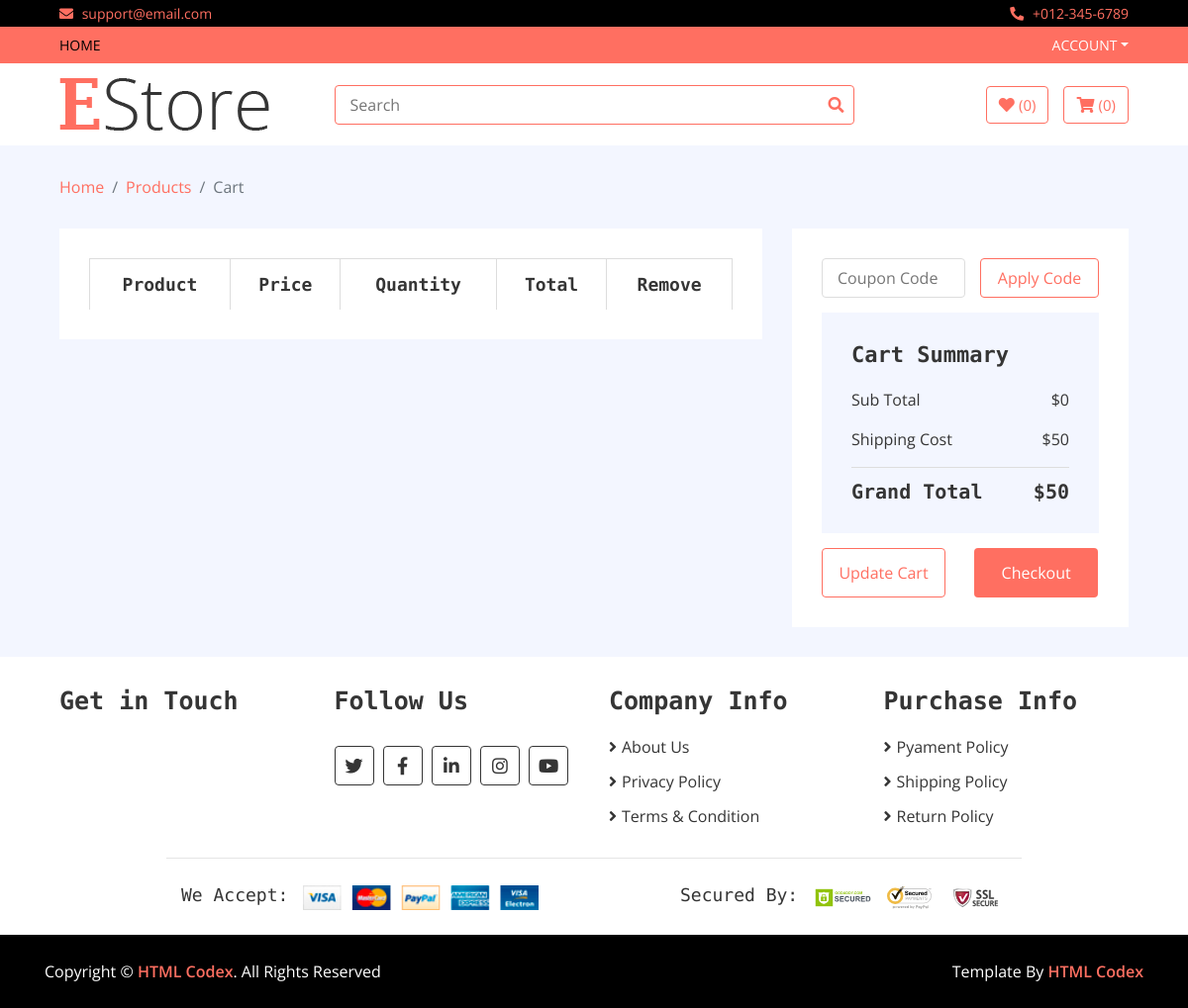
/cart/, run on an earlier commit of the app's database.
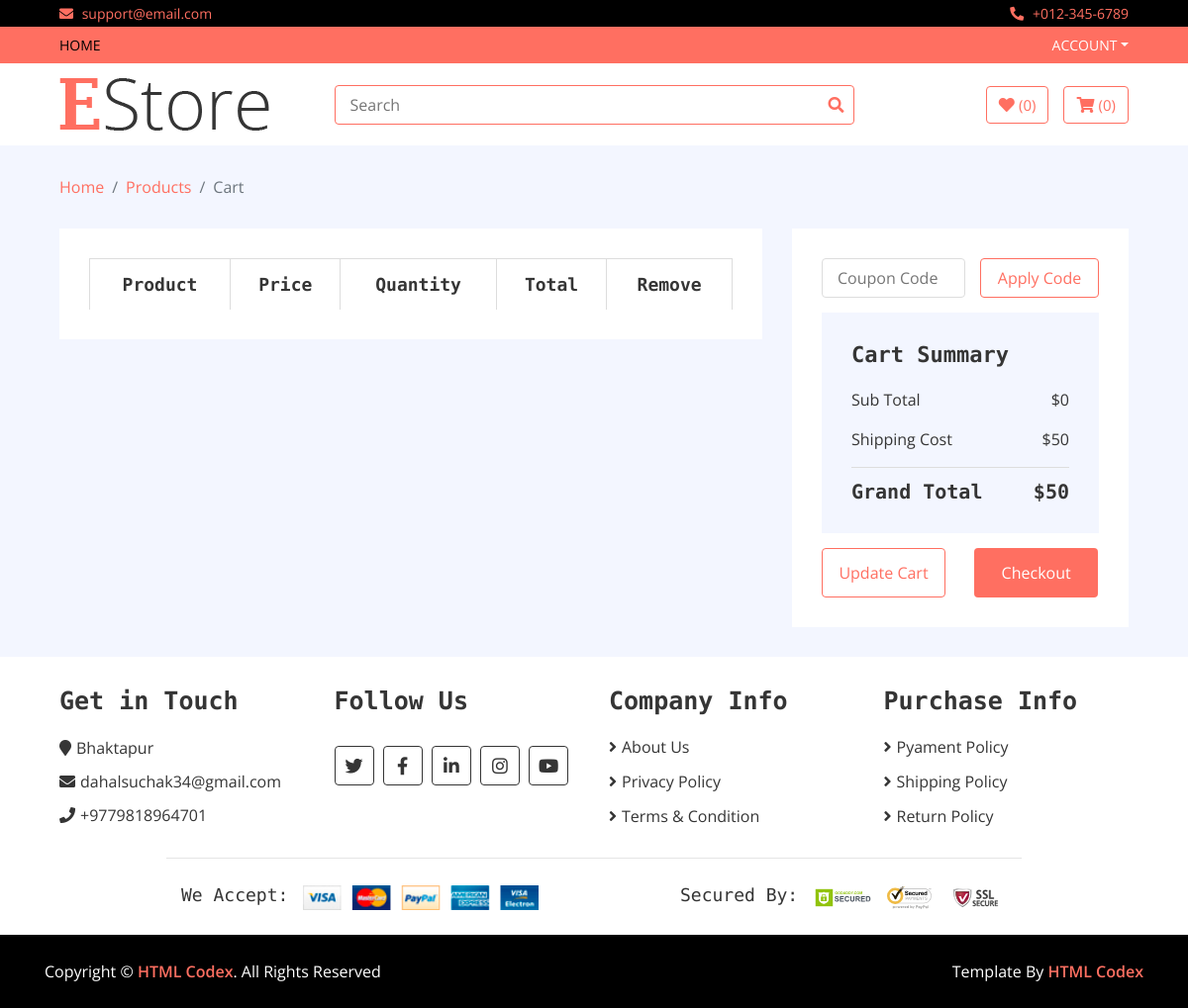
And on a later commit of the database.
### home/models.py (models this page shows, shortened)
class ContactInfo(models.Model):
    address = models.CharField(max_length=300)
    email = models.EmailField(max_length=500)
    phone = models.CharField(max_length=20)

### home/views.py (the view)
# urls.py: path('cart/', CartView.as_view(), name="cart"),
class CartView(BaseView):
    def get(self, request):
        cart_total = 0
        username = request.user.username
        self.views['cart_view'] = Cart.objects.filter(username=username, checkout=False)
        for i in self.views['cart_view']:
            cart_total = cart_total + i.total
        self.views['cart_total'] = cart_total
        self.views['extra_charges'] = 50
        self.views['all_total'] = cart_total + 50
        return render(request, 'cart.html', self.views)

### templates/cart.html (shortened to what this page needs)
{% extends 'base.html' %}
{% load static %}
{% block content %}
        <div class="breadcrumb-wrap">
            <div class="container-fluid">
                <ul class="breadcrumb">
                    <li class="breadcrumb-item"><a href="#">Home</a></li>
                    <li class="breadcrumb-item"><a href="#">Products</a></li>
                    <li class="breadcrumb-item active">Cart</li>
                </ul>
            </div>
        </div>
        <div class="cart-page">
            <div class="container-fluid">
                <div class="row">
                    <div class="col-lg-8">
                        <div class="cart-page-inner">
                            <div class="table-responsive">
                                <table class="table table-bordered">
                                    <thead class="thead-dark">
                                        <tr>
                                            <th>Product</th>
                                            <th>Price</th>
                                            <th>Quantity</th>
                                            <th>Total</th>
                                            <th>Remove</th>
                                        </tr>
                                    </thead>
                                </table>
                            </div>
                        </div>
                    </div>
                    <div class="col-lg-4">
                        <div class="cart-page-inner">
                            <div class="row">
                                <div class="col-md-12">
                                    <div class="coupon">
                                        <input type="text" placeholder="Coupon Code">
                                        <button>Apply Code</button>
                                    </div>
                                </div>
                                <div class="col-md-12">
                                    <div class="cart-summary">
                                        <div class="cart-content">
                                            <h1>Cart Summary</h1>
                                            <p>Sub Total<span>${{cart_total}}</span></p>
                                            <p>Shipping Cost<span>${{extra_charges}}</span></p>
                                            <h2>Grand Total<span>${{all_total}}</span></h2>
                                        </div>
                                        <div class="cart-btn">
                                            <button>Update Cart</button>
                                            <button>Checkout</button>
                                        </div>
                                    </div>
                                </div>
                            </div>
                        </div>
                    </div>
                </div>
            </div>
        </div>
 {% endblock %}

### templates/base.html (shortened to what this page needs)
<!DOCTYPE html>
{% load static %}
<html lang="en">
    <head>
        <link href="https://stackpath.bootstrapcdn.com/bootstrap/4.4.1/css/bootstrap.min.css" rel="stylesheet">
        <link href="https://cdnjs.cloudflare.com/ajax/libs/font-awesome/5.10.0/css/all.min.css" rel="stylesheet">
        <link href="{% static 'lib/slick/slick.css' %}" rel="stylesheet">
        <link href="{% static 'lib/slick/slick-theme.css' %}" rel="stylesheet">
        <link href="{% static 'css/style.css' %}" rel="stylesheet">
    </head>
    <body>
        <div class="top-bar">
            <div class="container-fluid">
                <div class="row">
                    <div class="col-sm-6">
                        <i class="fa fa-envelope"></i>
                        support@email.com
                    </div>
                    <div class="col-sm-6">
                        <i class="fa fa-phone-alt"></i>
                        +012-345-6789
                    </div>
                </div>
            </div>
        </div>
        <div class="nav">
            <div class="container-fluid">
                <nav class="navbar navbar-expand-md bg-dark navbar-dark">
                    <div class="collapse navbar-collapse justify-content-between" id="navbarCollapse">
                        <div class="navbar-nav mr-auto">
                            <a href="/" class="nav-item nav-link active">Home</a>
                        </div>
                        <div class="navbar-nav ml-auto">
                            {% if user.is_authenticated %}
                            <div class="nav-item dropdown">
                                <a href="#" class="nav-link dropdown-toggle" data-toggle="dropdown">{{user.username}}</a>
                                <div class="dropdown-menu">
                                    <a href="/account/logout" class="dropdown-item">Logout</a>
                                </div>
                            </div>
                            {% else %}
                            <div class="nav-item dropdown">
                                <a href="#" class="nav-link dropdown-toggle" data-toggle="dropdown">Account</a>
                            </div>
                            {% endif %}
                        </div>
                    </div>
                </nav>
            </div>
        </div>
        <div class="bottom-bar">
            <div class="container-fluid">
                <div class="row align-items-center">
                    <div class="col-md-3">
                        <div class="logo">
                            <a href="index.html">
                                <img src="img/logo.png" alt="Logo">
                            </a>
                        </div>
                    </div>
                    <div class="col-md-6">
                        <div class="search">
                            <form method = 'GET' action = '/search'>
                            <input name = "query" type="text" placeholder="Search" required>
                            <button type = "submit"><i class="fa fa-search"></i></button>
                            </form>
                        </div>
                    </div>
                    <div class="col-md-3">
                        <div class="user">
                            <a href="wishlist.html" class="btn wishlist">
                                <i class="fa fa-heart"></i>
                                <span>(0)</span>
                            </a>
                            <a href="cart.html" class="btn cart">
                                <i class="fa fa-shopping-cart"></i>
                                <span>(0)</span>
                            </a>
                        </div>
                    </div>
                </div>
            </div>
        </div>
{% block content %}
{% endblock %}
        <div class="footer">
            <div class="container-fluid">
                <div class="row">
                    <div class="col-lg-3 col-md-6">
                        <div class="footer-widget">
                            <h2>Get in Touch</h2>
                            <div class="contact-info">
                                {% for contact in contact_info %}
                                <p><i class="fa fa-map-marker"></i>{{contact.address}}</p>
                                <p><i class="fa fa-envelope"></i>{{contact.email}}</p>
                                <p><i class="fa fa-phone"></i>{{contact.phone}}</p>
                                {% endfor %}
                            </div>
                        </div>
                    </div>
                    <div class="col-lg-3 col-md-6">
                        <div class="footer-widget">
                            <h2>Follow Us</h2>
                            <div class="contact-info">
                                <div class="social">
                                    <a href=""><i class="fab fa-twitter"></i></a>
                                    <a href=""><i class="fab fa-facebook-f"></i></a>
                                    <a href=""><i class="fab fa-linkedin-in"></i></a>
                                    <a href=""><i class="fab fa-instagram"></i></a>
                                    <a href=""><i class="fab fa-youtube"></i></a>
                                </div>
                            </div>
                        </div>
                    </div>
                    <div class="col-lg-3 col-md-6">
                        <div class="footer-widget">
                            <h2>Company Info</h2>
                            <ul>
                                <li><a href="#">About Us</a></li>
                                <li><a href="#">Privacy Policy</a></li>
                                <li><a href="#">Terms & Condition</a></li>
                            </ul>
                        </div>
                    </div>
                    <div class="col-lg-3 col-md-6">
                        <div class="footer-widget">
                            <h2>Purchase Info</h2>
                            <ul>
                                <li><a href="#">Pyament Policy</a></li>
                                <li><a href="#">Shipping Policy</a></li>
                                <li><a href="#">Return Policy</a></li>
                            </ul>
                        </div>
                    </div>
                </div>
                <div class="row payment align-items-center">
                    <div class="col-md-6">
                        <div class="payment-method">
                            <h2>We Accept:</h2>
                            <img src="img/payment-method.png" alt="Payment Method" />
                        </div>
                    </div>
                    <div class="col-md-6">
                        <div class="payment-security">
                            <h2>Secured By:</h2>
                            <img src="img/godaddy.svg" alt="Payment Security" />
                            <img src="img/norton.svg" alt="Payment Security" />
                            <img src="img/ssl.svg" alt="Payment Security" />
                        </div>
                    </div>
                </div>
            </div>
        </div>
        <div class="footer-bottom">
            <div class="container">
                <div class="row">
                    <div class="col-md-6 copyright">
                        <p>Copyright &copy; <a href="https://htmlcodex.com">HTML Codex</a>. All Rights Reserved</p>
                    </div>
                    <div class="col-md-6 template-by">
                        <p>Template By <a href="https://htmlcodex.com">HTML Codex</a></p>
                    </div>
                </div>
            </div>
        </div>
    </body>
</html>

What changed in the data, as far as the page shows it:
added ContactInfo: address "Bhaktapur", email "dahalsuchak34@gmail.com", phone "+9779818964701"
